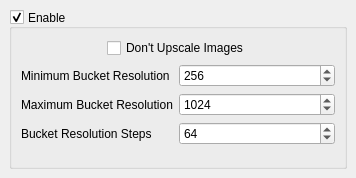
<?xml version="1.0" encoding="UTF-8"?>
<ui version="4.0">
 <class>bucket_ui</class>
 <widget class="QWidget" name="bucket_ui">
  <property name="geometry">
   <rect>
    <x>0</x>
    <y>0</y>
    <width>356</width>
    <height>178</height>
   </rect>
  </property>
  <property name="windowTitle">
   <string>Form</string>
  </property>
  <layout class="QVBoxLayout" name="verticalLayout">
   <property name="leftMargin">
    <number>9</number>
   </property>
   <property name="topMargin">
    <number>9</number>
   </property>
   <property name="rightMargin">
    <number>9</number>
   </property>
   <property name="bottomMargin">
    <number>9</number>
   </property>
   <item>
    <widget class="QGroupBox" name="bucket_group">
     <property name="title">
      <string>Enable</string>
     </property>
     <property name="alignment">
      <set>Qt::AlignLeading|Qt::AlignLeft|Qt::AlignVCenter</set>
     </property>
     <property name="checkable">
      <bool>true</bool>
     </property>
     <layout class="QVBoxLayout" name="verticalLayout_2">
      <item alignment="Qt::AlignHCenter">
       <widget class="QCheckBox" name="bucket_no_upscale">
        <property name="toolTip">
         <string>&lt;html&gt;&lt;head/&gt;&lt;body&gt;&lt;p&gt;Disables upscaling of images that are below the training resolution, good if you specifically resized images to be smaller.&lt;/p&gt;&lt;/body&gt;&lt;/html&gt;</string>
        </property>
        <property name="text">
         <string>Don't Upscale Images</string>
        </property>
       </widget>
      </item>
      <item>
       <layout class="QFormLayout" name="main_form_layout">
        <item row="0" column="0">
         <widget class="QLabel" name="min_label">
          <property name="text">
           <string>Minimum Bucket Resolution</string>
          </property>
         </widget>
        </item>
        <item row="0" column="1">
         <widget class="SpinBox" name="min_input">
          <property name="focusPolicy">
           <enum>Qt::StrongFocus</enum>
          </property>
          <property name="toolTip">
           <string>&lt;html&gt;&lt;head/&gt;&lt;body&gt;&lt;p&gt;The minimum size either edge can be for a bucket.&lt;/p&gt;&lt;/body&gt;&lt;/html&gt;</string>
          </property>
          <property name="minimum">
           <number>0</number>
          </property>
          <property name="maximum">
           <number>16777215</number>
          </property>
          <property name="singleStep">
           <number>8</number>
          </property>
          <property name="value">
           <number>256</number>
          </property>
         </widget>
        </item>
        <item row="1" column="0">
         <widget class="QLabel" name="max_label">
          <property name="text">
           <string>Maximum Bucket Resolution</string>
          </property>
         </widget>
        </item>
        <item row="1" column="1">
         <widget class="SpinBox" name="max_input">
          <property name="focusPolicy">
           <enum>Qt::StrongFocus</enum>
          </property>
          <property name="toolTip">
           <string>&lt;html&gt;&lt;head/&gt;&lt;body&gt;&lt;p&gt;The maximum size either edge can be for a bucket.&lt;/p&gt;&lt;/body&gt;&lt;/html&gt;</string>
          </property>
          <property name="minimum">
           <number>0</number>
          </property>
          <property name="maximum">
           <number>16777215</number>
          </property>
          <property name="singleStep">
           <number>8</number>
          </property>
          <property name="value">
           <number>1024</number>
          </property>
         </widget>
        </item>
        <item row="2" column="0">
         <widget class="QLabel" name="steps_label">
          <property name="text">
           <string>Bucket Resolution Steps</string>
          </property>
         </widget>
        </item>
        <item row="2" column="1">
         <widget class="SpinBox" name="steps_input">
          <property name="focusPolicy">
           <enum>Qt::StrongFocus</enum>
          </property>
          <property name="toolTip">
           <string>&lt;html&gt;&lt;head/&gt;&lt;body&gt;&lt;p&gt;The step size per bucket made.&lt;/p&gt;&lt;/body&gt;&lt;/html&gt;</string>
          </property>
          <property name="maximum">
           <number>16777215</number>
          </property>
          <property name="singleStep">
           <number>8</number>
          </property>
          <property name="value">
           <number>64</number>
          </property>
         </widget>
        </item>
       </layout>
      </item>
     </layout>
    </widget>
   </item>
  </layout>
 </widget>
 <customwidgets>
  <customwidget>
   <class>SpinBox</class>
   <extends>QSpinBox</extends>
   <header>modules.ScrollOnSelect.h</header>
  </customwidget>
 </customwidgets>
 <resources/>
 <connections/>
</ui>
